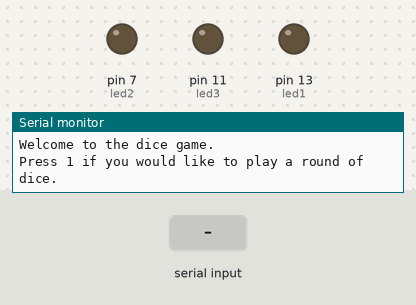
Bench run of a sketch on a simulated Arduino Uno, built with avr-gcc and run on an emulated ATmega328P. On the bench: output pins drawn as LEDs (lit = HIGH), the last lines printed to the serial monitor. The test bench sets the inputs (shaded band). Random numbers use the default seed unless the sketch sets one.

Above: at 1.2 s.
1.3 s: "1" received over Serial
At 2.5 s:
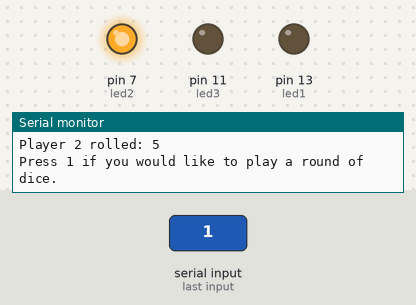
2.8 s: "1" received over Serial
At 3.2 s:
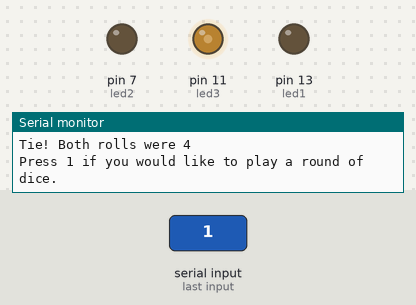
Timing chart, 0 to 5.8 s (numbered marks = the images above; inputs shaded):
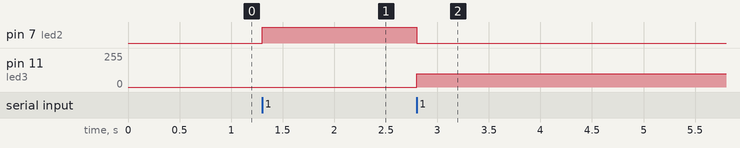

Measured:
- after the input at 1.3 s, pin 7 (led2): LOW → HIGH at once
- after the input at 2.8 s, pin 7 (led2): HIGH → LOW at once; pin 11 (led3): 0/255 → 100/255 at once

The sketch:

Dice_Game1.ino
```cpp
/*
Yasmin Kullab
 Dice Game

 This code explains a dice game that has two players: Green and Blue.
 Each player gets a chance to roll the dice during a game play.
 The highest roll wins the game.
 If the rolls are the same, then the game is tied.
*/
int led1=13;
int led2=7;
int led3=11;
long player1;
long player2;
int inputCode;

void setup()
{
   Serial.begin(9600);
  pinMode(led1, OUTPUT);
  pinMode(led2, OUTPUT);
  pinMode(led3, OUTPUT);

  Serial.println("Welcome to the dice game.");
  Serial.println("Press 1 if you would like to play a round of dice. "); // Start playing
      Serial.println();
}

 void loop()
{


  // check the serial monitor for user input
  if (Serial.available())
  {
    // read the input
    inputCode = Serial.read();

    // process the input
    switch (inputCode)
    {
      case '0': // play the game
      Serial.println("OK. Maybe later.");
      Serial.println("Press 1 if you would like to play a round of dice. ");
      Serial.println();

      break;
      case '1': // play the game
       playGame();
       Serial.println("Press 1 if you would like to play a round of dice. ");
       Serial.println();
       break;
      default:  // somthing other than Y or N has been entered
       Serial.println("Error: Press 1 if you would like to play a round of dice. ");
       Serial.println();
    }
  }
}
void playGame(){

  pinMode(led1, OUTPUT);
  pinMode(led2, OUTPUT);
  pinMode(led3, OUTPUT);

 //if player1 is playing, then will be asssigned to green, so then
 //renadom function will be used to generate a number for green 1-6
  		player1 = random(1, 6);

  //if player2 is playing, then blue will be selected, so then
  // random function will be used to generate numbers from 1-6
   player2 = random(1, 6);
    // if Player1 got a higher number then GREEN_LED will turn on
  if (player1>player2)
  {
    digitalWrite(led1, HIGH);
    digitalWrite(led2, LOW);
    analogWrite(led3, 0);
   Serial.print("Green Wins!"); // GREEN_LED will be On!
       Serial.println();
       Serial.println();

   Serial.print("Player 1 rolled: ");
   Serial.println(player1);
   Serial.print("Player 2 rolled: ");
   Serial.println(player2);
       Serial.println();
  }
  // if Player2 got a higher number then BLUE_LED will turn on
    if (player2>player1){
     digitalWrite(led2, HIGH);
      digitalWrite(led1, LOW);
      analogWrite(led3, 0);
   Serial.print("Blue Wins!"); // BLUE_LED will be On!
    Serial.println();
    Serial.println();

   Serial.print("Player 1 rolled: ");
   Serial.println(player1);
   Serial.print("Player 2 rolled: ");
   Serial.println(player2);
       Serial.println();
  }
 // if both numbers are the same then WHITE_LED will turn on
  else if(player1==player2){

  analogWrite(led3, 100);
  digitalWrite(led1, LOW);
  digitalWrite(led2, LOW);

  Serial.print("Tie! Both rolls were "); // WHITE_LED will be On!
   Serial.println(player2);
    Serial.println();
  }

}
      
```
